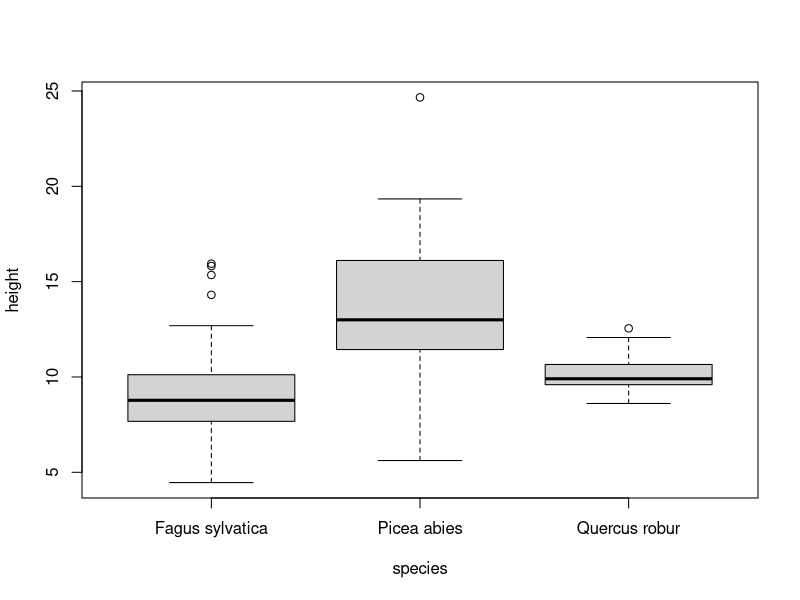

R code for this plot:
set.seed(1234)
height <- c(rnorm(30, 15, 4), rnorm(30, 11, 3), rnorm(30, 10, 1))
species <- as.factor(c(rep("Picea abies", 30), rep("Fagus sylvatica", 30), rep("Quercus robur", 30)))
df <- data.frame(height, species)

boxplot(height~species, data = df)
print(df$height[1])
